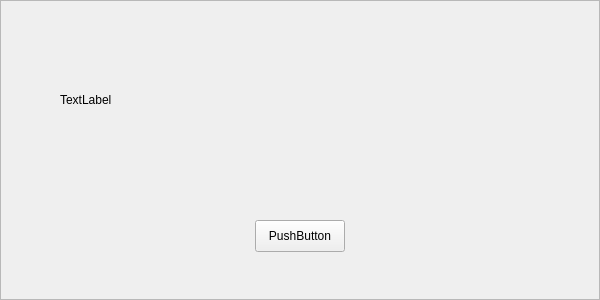
<?xml version="1.0" encoding="UTF-8"?>
<ui version="4.0">
 <class>Frame</class>
 <widget class="QFrame" name="Frame">
  <property name="geometry">
   <rect>
    <x>0</x>
    <y>0</y>
    <width>600</width>
    <height>300</height>
   </rect>
  </property>
  <property name="windowTitle">
   <string>Frame</string>
  </property>
  <property name="frameShape">
   <enum>QFrame::StyledPanel</enum>
  </property>
  <property name="frameShadow">
   <enum>QFrame::Raised</enum>
  </property>
  <widget class="QLabel" name="promptLabel">
   <property name="geometry">
    <rect>
     <x>60</x>
     <y>40</y>
     <width>480</width>
     <height>120</height>
    </rect>
   </property>
   <property name="text">
    <string>TextLabel</string>
   </property>
   <property name="openExternalLinks">
    <bool>true</bool>
   </property>
   <property name="UIClass" stdset="0">
    <string>wtext</string>
   </property>
  </widget>
  <widget class="QPushButton" name="okButton">
   <property name="geometry">
    <rect>
     <x>255</x>
     <y>220</y>
     <width>90</width>
     <height>32</height>
    </rect>
   </property>
   <property name="text">
    <string>PushButton</string>
   </property>
   <property name="UIText" stdset="0">
    <string>110002</string>
   </property>
   <property name="UIClass" stdset="0">
    <string>wbutton</string>
   </property>
  </widget>
 </widget>
 <resources/>
 <connections/>
</ui>
